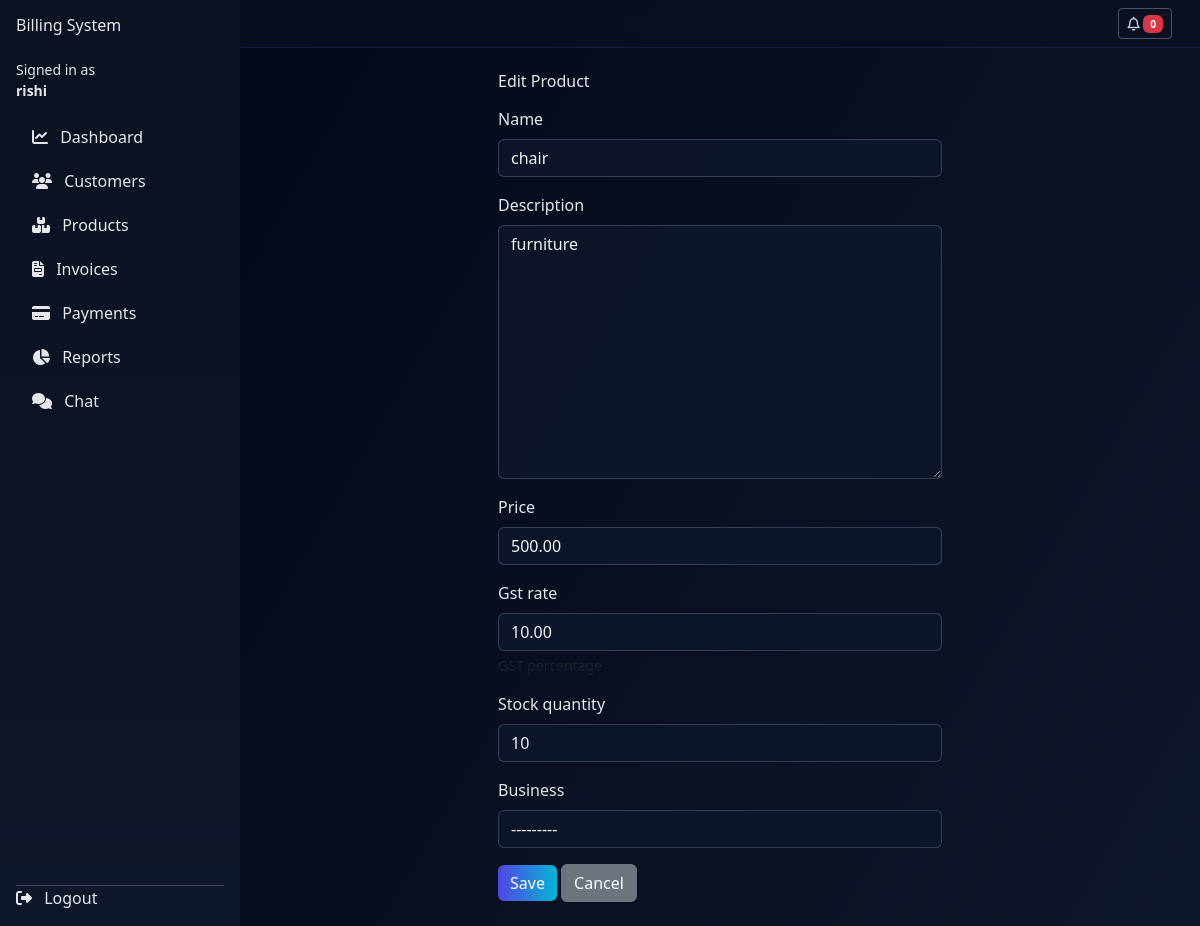
The app's page /products/15/edit/ (signed in) with its own data.
### products/models.py (models this page shows, shortened)
class Product(models.Model):
    business = models.ForeignKey(
        "users.Business",
        on_delete=models.CASCADE,
        related_name="products",
        null=True,
        blank=True,
    )
    name = models.CharField(max_length=255)
    description = models.TextField(blank=True)
    price = models.DecimalField(max_digits=12, decimal_places=2)
    gst_rate = models.DecimalField(max_digits=5, decimal_places=2, help_text="GST percentage")
    stock_quantity = models.PositiveIntegerField(default=0)
    is_active = models.BooleanField(default=True)
    class Meta:
        ordering = ["name"]

### products/views.py (the view)
# urls.py: path("<int:pk>/edit/", views.product_update, name="product_update"),
@login_required
@approved_business_required
def product_update(request, pk):
    products_qs = queryset_for_business(Product.objects.all(), request.user)
    product = get_object_or_404(products_qs, pk=pk)
    show_business = is_staff_or_superuser(request.user)
    if request.method == "POST":
        form = ProductForm(request.POST, instance=product, show_business=show_business)
        if form.is_valid():
            form.save()
            return redirect("products:product_list")
    else:
        form = ProductForm(instance=product, show_business=show_business)
    return render(
        request,
        "products/product_form.html",
        {
            "form": form,
            "title": "Edit Product",
        },
    )

### products/forms.py
class ProductForm(forms.ModelForm):
    class Meta:
        model = Product
        fields = ["name", "description", "price", "gst_rate", "stock_quantity"]
    def __init__(self, *args, show_business=False, **kwargs):
        super().__init__(*args, **kwargs)
        for name, field in self.fields.items():
            if name != "description":
                field.widget.attrs.setdefault("class", "form-control")
        self.fields["description"].widget.attrs.setdefault("class", "form-control")
        if show_business:
            self.fields["business"] = forms.ModelChoiceField(
                queryset=Business.objects.all().order_by("business_name"),
                required=True,
                label="Business",
            )
            self.fields["business"].widget.attrs.setdefault("class", "form-select")

### users/models.py (called while the page is built)
    def __str__(self) -> str:
        return f"{self.business_name} ({self.owner}) — {self.get_status_display()}"

### users/utils.py (called while the page is built)
def is_staff_or_superuser(user):
    return user.is_authenticated and (user.is_superuser or user.is_staff)

def queryset_for_business(model_qs: QuerySet, user, *, business_field: str = "business"):
    if is_staff_or_superuser(user):
        return model_qs
    b = get_owner_business(user)
    if not b:
        return model_qs.none()
    return model_qs.filter(**{business_field: b})

### templates/products/product_form.html (shortened to what this page needs)
{% extends "base.html" %}
{% block content %}
<div class="row justify-content-center">
  <div class="col-md-6">
    <h2 class="mb-3">{{ title }}</h2>
    <form method="post" novalidate>
      {% for field in form %}
        <div class="mb-3">
          <label for="{{ field.id_for_label }}" class="form-label">{{ field.label }}</label>
          {{ field }}
          {% if field.help_text %}
            <div class="form-text">{{ field.help_text }}</div>
          {% endif %}
        </div>
      {% endfor %}
      <button type="submit" class="btn btn-primary">Save</button>
      <a href="{% url 'products:product_list' %}" class="btn btn-secondary">Cancel</a>
    </form>
  </div>
</div>
{% endblock %}

### templates/base.html (shortened to what this page needs)
{% load static %}
<!doctype html>
<html lang="en">
  <head>
    <link
      href="https://cdn.jsdelivr.net/npm/bootstrap@5.3.3/dist/css/bootstrap.min.css"
      rel="stylesheet"
    >
    <link rel="stylesheet" href="{% static 'css/style.css' %}">
    <script src="https://cdn.tailwindcss.com"></script>
    <link rel="stylesheet" href="https://cdnjs.cloudflare.com/ajax/libs/font-awesome/6.5.2/css/all.min.css">
  </head>
  <body class="app-dark">
    <div class="app-shell">
      <aside class="sidebar d-flex flex-column p-3">
        <h4 class="mb-4"><a href="{% url 'landing' %}">Billing System</a></h4>
        {% if user.is_authenticated %}
          <div class="mb-3 small">
            Signed in as<br>
            <strong>{{ user.username }}</strong>
          </div>
        {% endif %}
        <ul class="nav nav-pills flex-column mb-auto">
          <li class="nav-item mb-1">
            <a href="{% url 'dashboard:home' %}" class="nav-link {% if request.resolver_match.url_name == 'home' and request.resolver_match.app_name == 'dashboard' %}active{% endif %}">
              <i class="fa-solid fa-chart-line me-2"></i> Dashboard
            </a>
          </li>
          <li class="nav-item mb-1">
            <a href="{% url 'customers:customer_list' %}" class="nav-link">
              <i class="fa-solid fa-users me-2"></i> Customers
            </a>
          </li>
          <li class="nav-item mb-1">
            <a href="{% url 'products:product_list' %}" class="nav-link">
              <i class="fa-solid fa-boxes-stacked me-2"></i> Products
            </a>
          </li>
          <li class="nav-item mb-1">
            <a href="{% url 'invoices:invoice_list' %}" class="nav-link">
              <i class="fa-solid fa-file-invoice me-2"></i> Invoices
            </a>
          </li>
          <li class="nav-item mb-1">
            <a href="{% url 'payments:list' %}" class="nav-link">
              <i class="fa-solid fa-credit-card me-2"></i> Payments
            </a>
          </li>
          <li class="nav-item mb-1">
            <a href="{% url 'reports:index' %}" class="nav-link">
              <i class="fa-solid fa-chart-pie me-2"></i> Reports
            </a>
          </li>
          <li class="nav-item mb-1">
            <a href="{% url 'communication:chat_room' %}" class="nav-link">
              <i class="fa-solid fa-comments me-2"></i> Chat
            </a>
          </li>
        </ul>
        <hr>
        <div>
          {% if user.is_authenticated %}
            <a class="nav-link px-0" href="{% url 'logout' %}">
              <i class="fa-solid fa-right-from-bracket me-2"></i> Logout
            </a>
          {% else %}
            <a class="nav-link px-0" href="#" id="sidebarLoginLink">
              <i class="fa-solid fa-right-to-bracket me-2"></i> Login
            </a>
          {% endif %}
        </div>
      </aside>
      <div class="main-content">
        <nav class="navbar main-navbar px-3">
          <div class="container-fluid">
            <div class="position-relative">
              <button id="notifBell" class="btn btn-sm btn-outline-secondary button-ripple">
                <i class="fa-regular fa-bell"></i>
                <span id="notifCount" class="badge text-bg-danger">0</span>
              </button>
            </div>
          </div>
        </nav>
        <main class="main-body container-fluid">
          {% block content %}{% endblock %}
        </main>
      </div>
    </div>
  </body>
</html>

### static/css/style.css (style rules this page uses)
:root { --app-bg: #f5f5f7; --sidebar-bg: #111827; --sidebar-fg: #e5e7eb; --sidebar-hover: rgba(255, 255, 255, 0.08); --accent: #0d6efd; }
.app-dark .form-control, .app-dark .form-select, .app-dark textarea, .app-dark input[type="text"], .app-dark input[type="email"], .app-dark input[type="password"], .app-dark input[type="date"], .app-dark input[type="number"] { background: rgba(15, 23, 42, 0.86); color: #f1f5f9; border: 1px solid rgba(100, 116, 139, 0.45); }
.app-dark .btn-primary { background: linear-gradient(90deg, #4F46E5, #06B6D4); border: none; }
.app-dark .btn-outline-primary, .app-dark .btn-outline-secondary, .app-dark .btn-outline-danger { border-color: rgba(148, 163, 184, 0.45); color: #cbd5e1; }
.button-ripple { position: relative; overflow: hidden; }
.sidebar { background-color: var(--sidebar-bg) !important; color: var(--sidebar-fg) !important; }
.sidebar .nav-link { border-radius: 0.75rem; transition: background-color 120ms ease, transform 120ms ease; }

### templates/base.html (style rules this page uses)
body { min-height: 100vh; background: linear-gradient(120deg, #020617, #0F172A); color: #e5e7eb; }
.app-shell { display: flex; min-height: 100vh; }
.sidebar { width: 240px; background: linear-gradient(180deg, #0b1120 0%, #0f172a 100%); color: #e5e7eb; }
.sidebar a { color: inherit; text-decoration: none; }
.main-content { flex: 1; display: flex; flex-direction: column; }
.main-navbar { background: rgba(11, 17, 32, 0.75); border-bottom: 1px solid rgba(79, 70, 229, 0.2); backdrop-filter: blur(10px); }
.main-body { padding: 1.5rem; }

### records on screen
Product: form "chair" "furniture" "500.00" "10.00" "10" "---------"

### other values on screen
{{ user.username }} "rishi"
{{ title }} "Edit Product"
{{ field.label }} "Name" "Description" "Price" "Gst rate" "Stock quantity" "Business"
